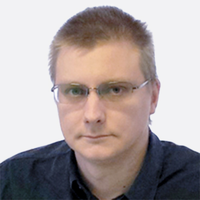
#> input picture DataSet/Bargan Alexey.png, 200 x 200 px, found by its file name; its folder holds only this picture in this run
$ python trainner.py
#> lines starting #> are read from the running program, lines starting #| are printed output that depends on the picture
import os
import cv2
import numpy as np
from PIL import Image

recognizer = cv2.face.LBPHFaceRecognizer_create()
detector = cv2.CascadeClassifier("haarcascade_frontalface_default.xml")

def getImagesAndLabels(path):
#> called with path = 'dataSet'
    imagePaths = [os.path.join(path, f) for f in os.listdir(path)]
    faceSamples = []
    Ids = []

    for imagePath in imagePaths:
        pilImage = Image.open(imagePath).convert('L')
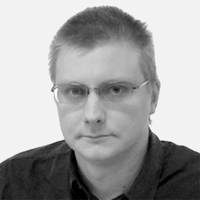
#> pilImage: PIL image 200x200 L; min 0, max 255, mean 163.3
        imageNp = np.array(pilImage, 'uint8')
#> (the run stopped early here; a loop or call above may not have finished)

$ run again, on DataSet/Maksim Rastorguev.png
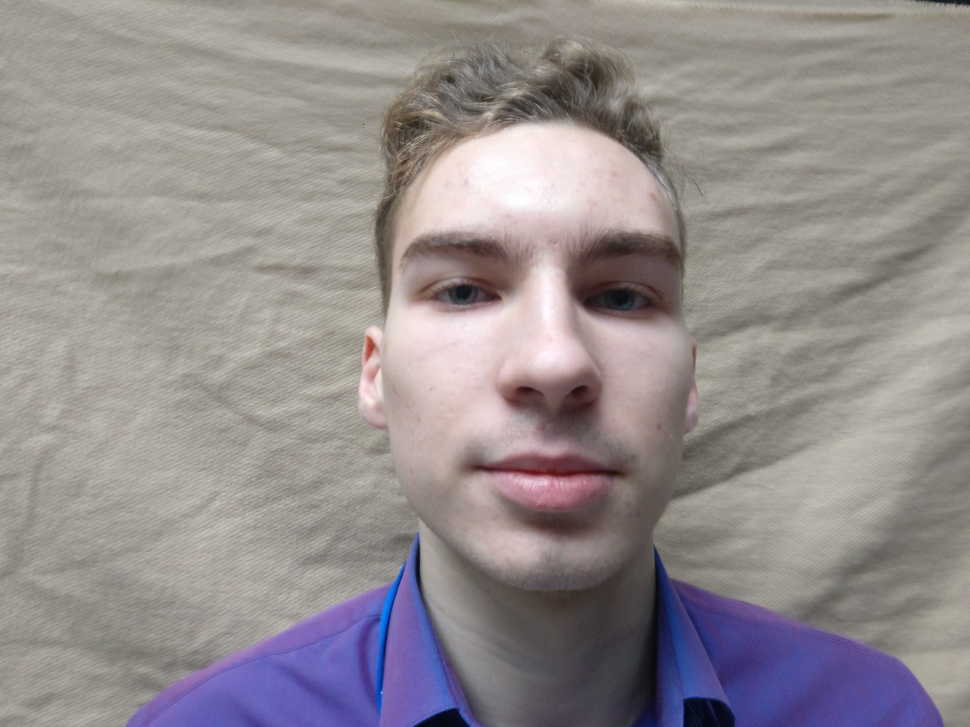
#> input picture DataSet/Maksim Rastorguev.png, 970 x 727 px, shrunk from 1280 x 960 before the run, found by its file name
#> in getImagesAndLabels, `pilImage = Image.open(imagePath).convert('L')`:
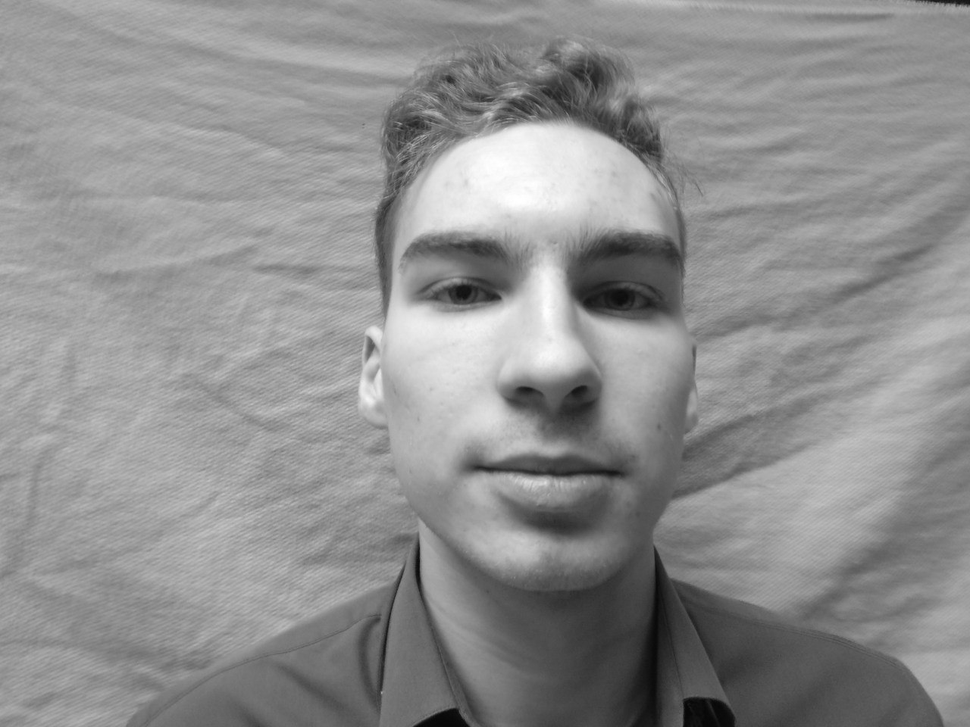
#> pilImage: PIL image 970x727 L; min 6, max 255, mean 143.1

$ run again, on DataSet/Misha.png
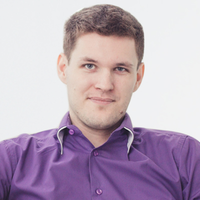
#> input picture DataSet/Misha.png, 200 x 200 px, found by its file name
#> in getImagesAndLabels, `pilImage = Image.open(imagePath).convert('L')`:
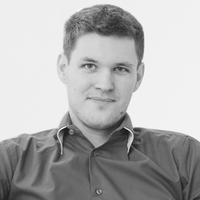
#> pilImage: PIL image 200x200 L; min 16, max 250, mean 174.9

$ run again, on DataSet/Myshko Egor.png
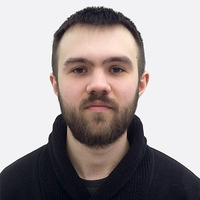
#> input picture DataSet/Myshko Egor.png, 200 x 200 px, found by its file name
#> in getImagesAndLabels, `pilImage = Image.open(imagePath).convert('L')`:
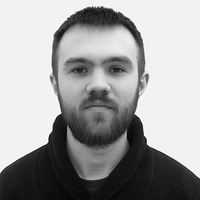
#> pilImage: PIL image 200x200 L; min 2, max 255, mean 158.9
